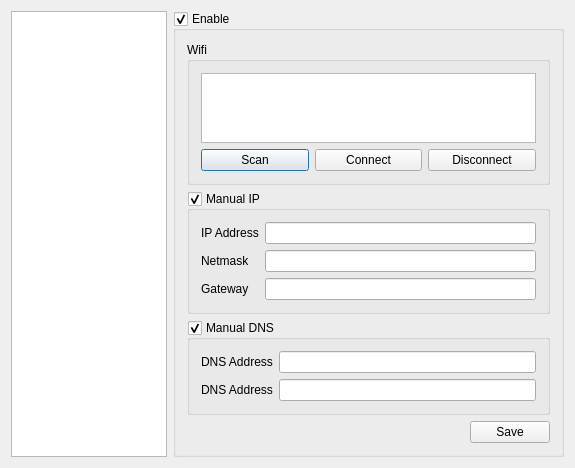
<?xml version="1.0" encoding="UTF-8"?>
<ui version="4.0">
 <class>MainDialog</class>
 <widget class="QDialog" name="MainDialog">
  <property name="geometry">
   <rect>
    <x>0</x>
    <y>0</y>
    <width>575</width>
    <height>461</height>
   </rect>
  </property>
  <property name="windowTitle">
   <string>Konek</string>
  </property>
  <layout class="QHBoxLayout" name="horizontalLayout" stretch="2,5">
   <item>
    <widget class="QListWidget" name="listTech"/>
   </item>
   <item>
    <layout class="QVBoxLayout" name="verticalLayout_2">
     <property name="rightMargin">
      <number>0</number>
     </property>
     <property name="bottomMargin">
      <number>0</number>
     </property>
     <item>
      <widget class="QGroupBox" name="groupBoxMain">
       <property name="title">
        <string>Enable</string>
       </property>
       <property name="checkable">
        <bool>true</bool>
       </property>
       <layout class="QVBoxLayout" name="verticalLayout">
        <item>
         <widget class="QGroupBox" name="groupWifi">
          <property name="title">
           <string>Wifi</string>
          </property>
          <layout class="QVBoxLayout" name="verticalLayout_3">
           <item>
            <widget class="QListWidget" name="listWifi"/>
           </item>
           <item>
            <layout class="QHBoxLayout" name="horizontalLayout_3">
             <property name="topMargin">
              <number>0</number>
             </property>
             <item>
              <widget class="QPushButton" name="pushWifiScan">
               <property name="text">
                <string>Scan</string>
               </property>
              </widget>
             </item>
             <item>
              <widget class="QPushButton" name="pushWifiConnect">
               <property name="text">
                <string>Connect</string>
               </property>
              </widget>
             </item>
             <item>
              <widget class="QPushButton" name="pushWifiDisconnect">
               <property name="text">
                <string>Disconnect</string>
               </property>
              </widget>
             </item>
            </layout>
           </item>
          </layout>
         </widget>
        </item>
        <item>
         <widget class="QGroupBox" name="groupIP">
          <property name="title">
           <string>Manual IP</string>
          </property>
          <property name="checkable">
           <bool>true</bool>
          </property>
          <property name="checked">
           <bool>true</bool>
          </property>
          <layout class="QFormLayout" name="formLayout">
           <item row="0" column="0">
            <widget class="QLabel" name="label">
             <property name="text">
              <string>IP Address</string>
             </property>
            </widget>
           </item>
           <item row="1" column="0">
            <widget class="QLabel" name="label_2">
             <property name="text">
              <string>Netmask</string>
             </property>
            </widget>
           </item>
           <item row="2" column="0">
            <widget class="QLabel" name="label_3">
             <property name="text">
              <string>Gateway</string>
             </property>
            </widget>
           </item>
           <item row="0" column="1">
            <widget class="QLineEdit" name="lineIP"/>
           </item>
           <item row="1" column="1">
            <widget class="QLineEdit" name="lineNetmask"/>
           </item>
           <item row="2" column="1">
            <widget class="QLineEdit" name="lineGateway"/>
           </item>
          </layout>
         </widget>
        </item>
        <item>
         <widget class="QGroupBox" name="groupDNS">
          <property name="title">
           <string>Manual DNS</string>
          </property>
          <property name="checkable">
           <bool>true</bool>
          </property>
          <layout class="QFormLayout" name="formLayout_2">
           <item row="0" column="0">
            <widget class="QLabel" name="label_4">
             <property name="text">
              <string>DNS Address</string>
             </property>
            </widget>
           </item>
           <item row="1" column="0">
            <widget class="QLabel" name="label_5">
             <property name="text">
              <string>DNS Address</string>
             </property>
            </widget>
           </item>
           <item row="0" column="1">
            <widget class="QLineEdit" name="lineDNS1"/>
           </item>
           <item row="1" column="1">
            <widget class="QLineEdit" name="lineDNS2"/>
           </item>
          </layout>
         </widget>
        </item>
        <item>
         <layout class="QHBoxLayout" name="horizontalLayout_2">
          <property name="topMargin">
           <number>0</number>
          </property>
          <item>
           <spacer name="horizontalSpacer">
            <property name="orientation">
             <enum>Qt::Horizontal</enum>
            </property>
            <property name="sizeHint" stdset="0">
             <size>
              <width>40</width>
              <height>20</height>
             </size>
            </property>
           </spacer>
          </item>
          <item>
           <widget class="QPushButton" name="pushSave">
            <property name="text">
             <string>Save</string>
            </property>
           </widget>
          </item>
         </layout>
        </item>
       </layout>
      </widget>
     </item>
     <item>
      <spacer name="verticalSpacer">
       <property name="orientation">
        <enum>Qt::Vertical</enum>
       </property>
       <property name="sizeHint" stdset="0">
        <size>
         <width>20</width>
         <height>40</height>
        </size>
       </property>
      </spacer>
     </item>
    </layout>
   </item>
  </layout>
 </widget>
 <layoutdefault spacing="6" margin="11"/>
 <resources/>
 <connections/>
</ui>
